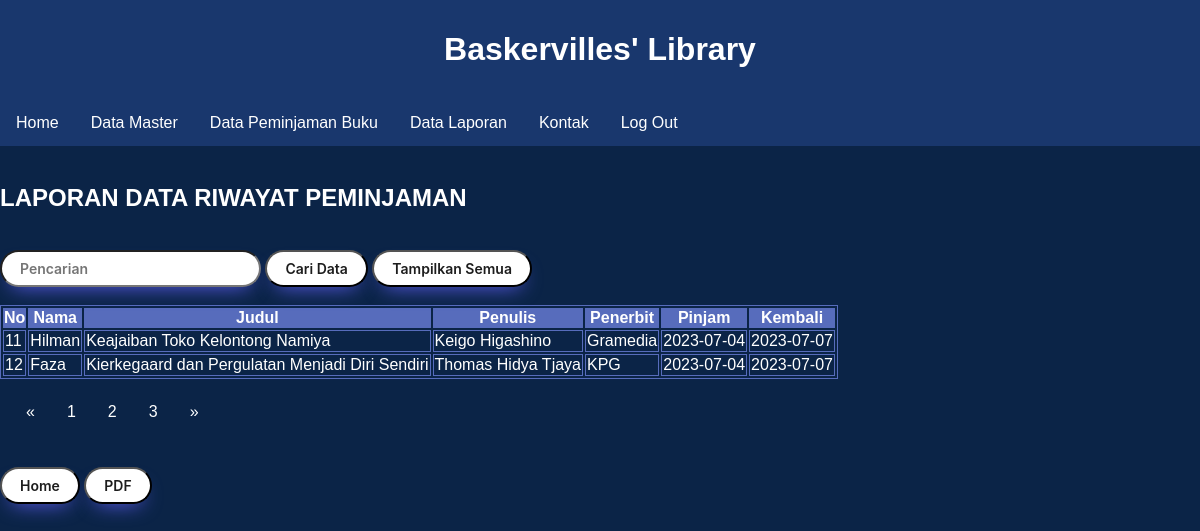
The app's page /riwayat-peminjaman.php?halaman=3, older data.
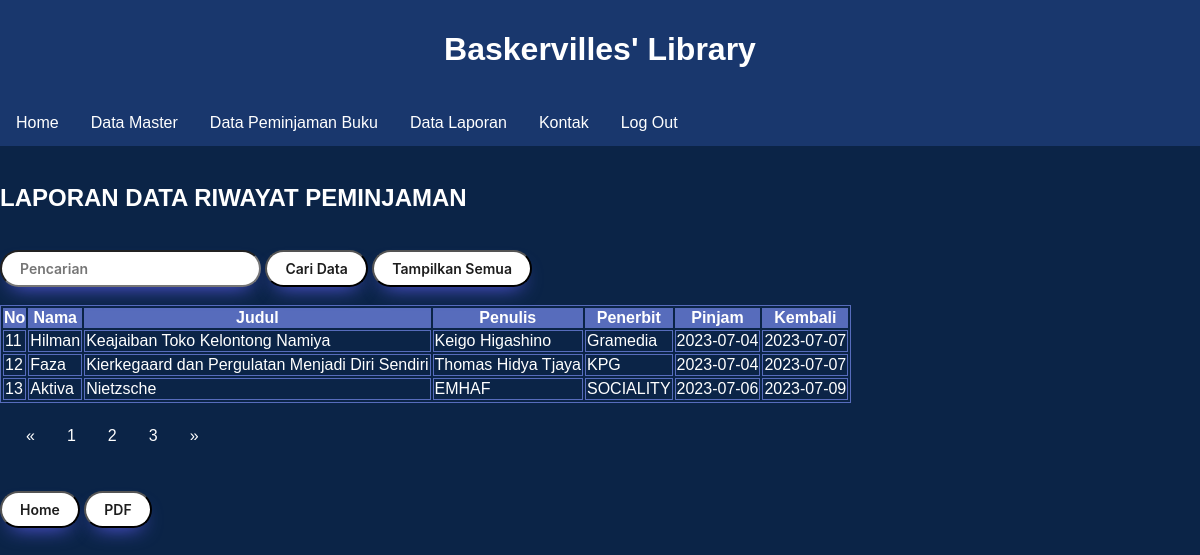
The same page, newer data.
### tables this page shows
CREATE TABLE `peminjaman` (
  `No` int(15) NOT NULL AUTO_INCREMENT,
  `Nama` text NOT NULL,
  `Judul` text NOT NULL,
  `Penulis` text NOT NULL,
  `Penerbit` text NOT NULL,
  `Pinjam` date NOT NULL,
  `Kembali` date NOT NULL,
  PRIMARY KEY (`No`)
);

### riwayat-peminjaman.php (the view, shortened to what this page needs)
<!DOCTYPE html>
<html>
	<head>
	</head>
<body>
<header>
	<h1>Baskervilles' Library</h1>
</header>
	<nav class="header">
		<div class="menu-dropmenu">
			<ul>
				<li><a href="home.php">Home</a></li>
				<li class="dropdown"><a href="#">Data Master</a>
				</li>
				<li class="dropdown"><a href="#">Data Peminjaman Buku</a>
				</li>
				<li class="dropdown"><a href="#">Data Laporan</a>
				</li>
				<li><a href="kontak.php">Kontak</a></li>
				<li><a href="log-out.php">Log Out</a></li>
			</ul>
		</div>
	</nav>
<br>
<?php
require_once 'koneksi.php';
?>
<h2><font color="white">LAPORAN DATA RIWAYAT PEMINJAMAN</font></h2>
<br>
	<form method="post">
		<input type="text" name="nt" placeholder="Pencarian">
		<input type="submit" name="submit" value="Cari Data">
		<input type="button" onclick="location.href='riwayat-peminjaman.php';" value="Tampilkan Semua"
	<form>
<br/>
<br/>
	<div class = "container">
	<table class="table table-bordered">
		<thead class="thead-dark">
			<tr>
				<th>No</th>
				<th>Nama</th>
				<th>Judul</th>
				<th>Penulis</th>
				<th>Penerbit</th>
				<th>Pinjam</th>
				<th>Kembali</th>
			</tr>
		</thead>
		<tbody>
				<?php
				$batas = 5;
				$halaman = isset($_GET['halaman'])?(int)$_GET['halaman'] : 1;
				$halaman_awal = ($halaman>1) ? ($halaman * $batas) - $batas : 0;
				$previous = $halaman - 1;
				$next = $halaman + 1;
				$data = mysqli_query($db,"select * from peminjaman");
				$jumlah_data = mysqli_num_rows($data);
				$total_halaman = ceil($jumlah_data / $batas);
				$data_buku = mysqli_query($db,"select * from peminjaman limit $halaman_awal, $batas");
				while($d = mysqli_fetch_array($data_buku)){
					?>
					<tr>
						<td><?php echo $d['No']; ?></td>
						<td><?php echo $d['Nama']; ?></td>
						<td><?php echo $d['Judul']; ?></td>
						<td><?php echo $d['Penulis']; ?></td>
						<td><?php echo $d['Penerbit']; ?></td>
						<td><?php echo $d['Pinjam']; ?></td>
						<td><?php echo $d['Kembali']; ?></td>
					</tr>
					<?php
				}
				?>
	</tbody>
	</table>
	<nav>
			<ul class="pagination justify-content-center">
					<a class="page-link" <?php if($halaman > 1){ echo "href='?halaman=$previous'"; } ?>>&laquo;</a>
				<?php
				for($x=1;$x<=$total_halaman;$x++){
					?>
					<a class="page-link" href="?halaman=<?php echo $x ?>"><?php echo $x; ?></a>
					<?php
				}
				?>
					<a  class="page-link" <?php if($halaman < $total_halaman) { echo "href='?halaman=$next'"; } ?>>&raquo</a>
			</ul>
		</nav>
</div>
	<br>
	<tr height="46">
			<td>
				<input type="button" onclick="location.href='home.php';" value="Home">
			</td>
	</tr>
	<tr height="46">
			<td>
				<input type = "button" onclick="location.href='laporan-riwayat.php';" value = "PDF"
			</td>
	</tr>
</body>
</html>

Row changes from the older to the newer data that the page shows:
added peminjaman: No "13", Nama "Aktiva", Judul "Nietzsche", Penulis "EMHAF", Penerbit "SOCIALITY", Pinjam "2023-07-06", Kembali "2023-07-09"
